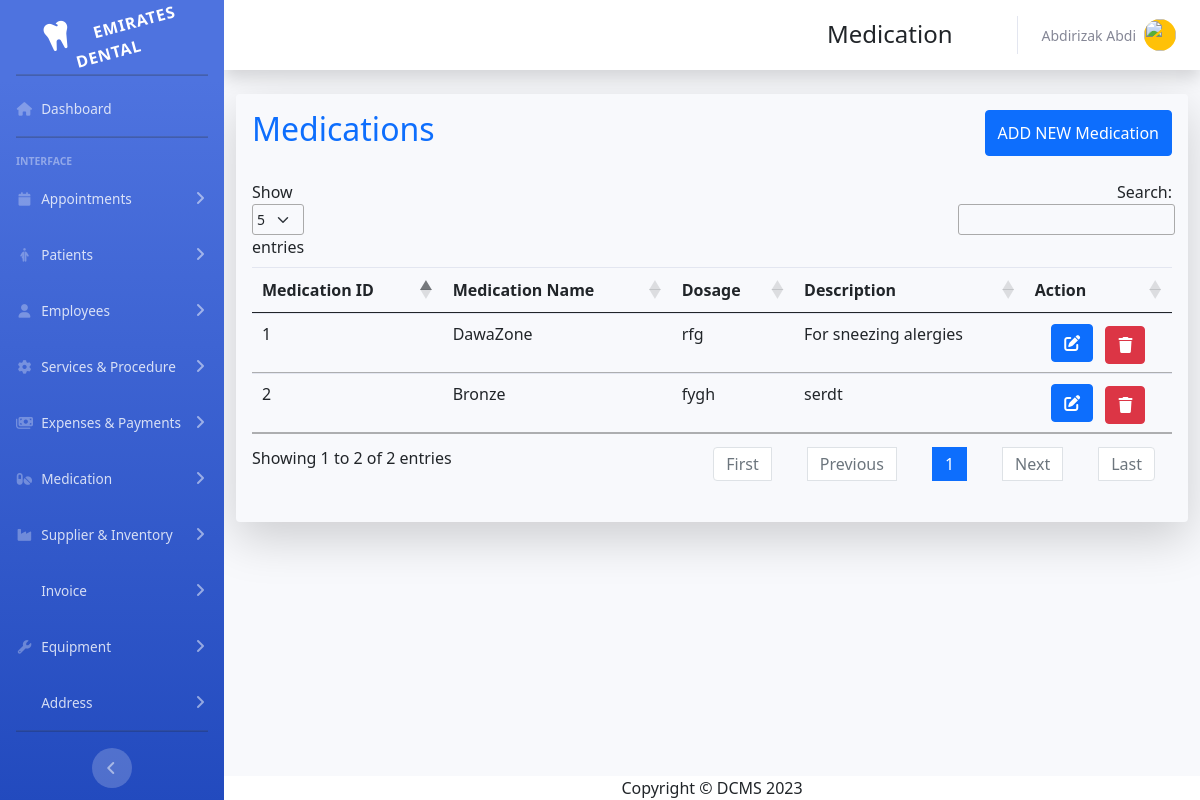
The page /index.php?page=medication (signed in) on the database its author committed.
### tables this page shows
CREATE TABLE `medications` (
  `medication_id` int(11) NOT NULL PRIMARY KEY AUTO_INCREMENT,
  `medication_name` varchar(100) DEFAULT NULL,
  `medication_dosage` varchar(100) DEFAULT NULL,
  `medication_description` text DEFAULT NULL
);

### app/medication/medication.php (the view, shortened to what this page needs)
<?php
include_once('./app/database/conn.php')
?>
<div class="container-fluid ">
    <div class=" mt-1 p-3 shadow-lg rounded">
        <div class='small' id='small'></div>
        <div class='d-flex justify-content-between mb-4'>
            <h2 class="text-center text-primary">Medications</h2>
            <button type="button" class="btn btn-primary" data-toggle="modal" data-target="#medicationModal">
                ADD NEW Medication
            </button>
        </div>
        <table class="table table-hover" id="dataTable">
            <thead>
                <tr>
                    <th>Medication ID</th>
                    <th>Medication Name</th>
                    <th>Dosage</th>
                    <th>Description</th>
                    <th> Action</th>
                </tr>
            </thead>
            <tbody>
                <?php
                $result = mysqli_query($conn, "SELECT * FROM medications");
                while ($row = mysqli_fetch_assoc($result)) {
                    echo "<tr>";
                    echo "<td>" . $row['medication_id'] . "</td>";
                    echo "<td>" . $row['medication_name'] . "</td>";
                    echo "<td>" . $row['medication_dosage'] . "</>";
                    echo "<td>" . $row['medication_description'] . "</td>";
                    echo "<td class='text-center'>
                                    <button  class='btn btn-primary' onclick='editMedication(" . $row['medication_id'] . ")'> <i class='fa fa-edit'></i> </button>
                                    <a href='#' class='btn btn-danger ms-2 mt-1' onclick='deleteMedication(" . $row['medication_id'] . ")'> <i class='fa fa-trash'></i> </a>
                                  </td>";
                    echo "</tr>";
                }
                ?>
            </tbody>
        </table>
    </div>
</div>

### includes/header.php (shortened to what this page needs)
<!DOCTYPE html>
<html lang="en">
<head>
    <link rel="stylesheet" href="https://cdnjs.cloudflare.com/ajax/libs/font-awesome/6.4.0/css/all.min.css">
    <link href="css/sb-admin-2.min.css" rel="stylesheet">
    <link href="./vendor/DataTables/datatables.css" rel="stylesheet">
</head>
<body id="page-top">
    <div id="wrapper">
    <link rel="stylesheet" href="./vendor/css/bootstrap.min.css">
    <link rel="stylesheet" href="./vendor/fullcalendar/lib/main.min.css">

### includes/sidebar.php (shortened to what this page needs)
<ul class="navbar-nav bg-gradient-primary sidebar sidebar-dark accordion" id="accordionSidebar">
    <a class="sidebar-brand d-flex align-items-center justify-content-center" href="index.php">
        <div class="sidebar-brand-icon rotate-n-15">
            <i class="fas fa-tooth"></i>
            <div class="sidebar-brand-text mx-3">Emirates Dental</div>
        </div>
    </a>
    <hr class="sidebar-divider my-1">
    <li class="nav-item">
        <a class="nav-link" href="index.php?page=dashboard">
            <i class="fas fa-fw fa-house"></i>
            <span>Dashboard</span></a>
    </li>
    <hr class="sidebar-divider">
    <div class="sidebar-heading">
        Interface
    </div>
    <li class="nav-item">
        <a class="nav-link collapsed" href="#" data-toggle="collapse" data-target="#collapseAppointment" aria-expanded="true" aria-controls="collapseUtilities">
            <i class="fa fa-fw fa-calendar"></i>
            <span>Appointments</span>
        </a>
    </li>
    <li class="nav-item">
        <a class="nav-link collapsed" href="#" data-toggle="collapse" data-target="#collapsePatient" aria-expanded="true" aria-controls="collapseUtilities">
            <i class="fa-solid fa-fw fa-person-half-dress"></i>
            <span>Patients</span>
        </a>
    </li>
    <li class="nav-item">
        <a class="nav-link collapsed" href="#" data-toggle="collapse" data-target="#collapseStaff" aria-expanded="true" aria-controls="collapseUtilities">
            <i class="fas fa-fw fa-user"></i>
            <span>Employees</span>
        </a>
    </li>
    <li class="nav-item">
        <a class="nav-link collapsed" href="#" data-toggle="collapse" data-target="#collapseServices" aria-expanded="true" aria-controls="collapseUtilities">
            <i class="fas fa-fw fa-gear"></i>
            <span>Services & Procedure</span>
        </a>
    </li>
    <li class="nav-item">
        <a class="nav-link collapsed" href="#" data-toggle="collapse" data-target="#collapseExpenses" aria-expanded="true" aria-controls="collapseUtilities">
            <i class="fas fa-fw fa-money-bills"></i>
            <span>Expenses & Payments</span>
        </a>
    </li>
    <li class="nav-item">
        <a class="nav-link collapsed" href="#" data-toggle="collapse" data-target="#collapseMedication" aria-expanded="true" aria-controls="collapseUtilities">
            <i class="fas fa-fw fa-pills"></i>
            <span>Medication</span>
        </a>
    </li>
    <li class="nav-item">
        <a class="nav-link collapsed" href="#" data-toggle="collapse" data-target="#collapseSupplier" aria-expanded="true" aria-controls="collapseUtilities">
            <i class="fas fa-fw fa-industry"></i>
            <span>Supplier & Inventory</span>
        </a>
    </li>
    <li class="nav-item">
        <a class="nav-link collapsed" href="#" data-toggle="collapse" data-target="#collapseInvoice" aria-expanded="true" aria-controls="collapseUtilities">
            <span>Invoice</span>
        </a>
    </li>
    <li class="nav-item">
        <a class="nav-link collapsed" href="#" data-toggle="collapse" data-target="#collapseEquipment" aria-expanded="true" aria-controls="collapseUtilities">
            <i class="fas fa-fw fa-wrench"></i>
            <span>Equipment</span>
        </a>
    </li>
    <li class="nav-item">
        <a class="nav-link collapsed" href="#" data-toggle="collapse" data-target="#collapseAddress" aria-expanded="true" aria-controls="collapseUtilities">
            <span>Address</span>
        </a>
    </li>
    <hr class="sidebar-divider d-none d-md-block">
    <div class="text-center d-none d-md-inline">
        <button class="rounded-circle border-0" id="sidebarToggle"></button>
    </div>
</ul>
<div id="content-wrapper" class="d-flex flex-column">
    <div id="content">
        <nav class="navbar navbar-expand navbar-light bg-white topbar mb-4 static-top shadow">
            <ul class="navbar-nav ml-auto">
                <li class="mt-3 text-center me-5 fs-4"><?php if (isset($title)) {
                                                            echo $title;
                                                        } ?></li>
                <li class="nav-item dropdown no-arrow">
                    <a class="nav-link dropdown-toggle" href="#" id="userDropdown" role="button" data-toggle="dropdown" aria-haspopup="true" aria-expanded="false">
                        <span class="mr-2 d-none d-lg-inline text-gray-600 small"><?php  echo $_SESSION["employee_name"];  ?></span>
                        <div class="rounded-circle btn-warning">
                            <img class="img-profile rounded-circle" src="<?php  echo './app/img/employee/'.$_SESSION["profile"];  ?>">
                        </div>
                    </a>
                </li>
            </ul>
        </nav>

### includes/footer.php (shortened to what this page needs)
<footer class="footer fixed-bottom bg-white">
    <div class="container my-auto">
        <div class="copyright text-center my-auto">
            <span>Copyright &copy; DCMS 2023</span>
        </div>
    </div>
</footer>
</div>
</div>
</body>
</html>

### index.php (shortened to what this page needs)
<?php
$is404 = false;
$page = '';
if(isset($_GET['page']) && !empty($_GET['page'])){
    $page = $_GET['page'];
    $title = $titles[$page]["title"];
    $file = $titles[$page]["path"]."/$page.php";
}
elseif(!in_array($page, $titles)){
    $is404 = true;
}
else{
    header("Location: index.php?page=dashboard");
}
require_once('./includes/header.php');
require_once('./includes/sidebar.php');
require_once($is404 ? './includes/404.php' : $file );
require_once('./includes/footer.php');
?>
    <link href="./vendor/DataTables/datatables.css" rel="stylesheet">
    <link href="./vendor/select2/css/select2.css" rel="stylesheet">

### includes/footer.php (style rules this page uses)
.footer { margin-left: 224px; }

### rows shown on the page
medications: medication_id "1", medication_name "DawaZone", medication_dosage "rfg", medication_description "For sneezing alergies"
medications: medication_id "2", medication_name "Bronze", medication_dosage "fygh", medication_description "serdt"

### other values the page prints
$title "Medication"
$_SESSION["employee_name"] "Abdirizak Abdi"
